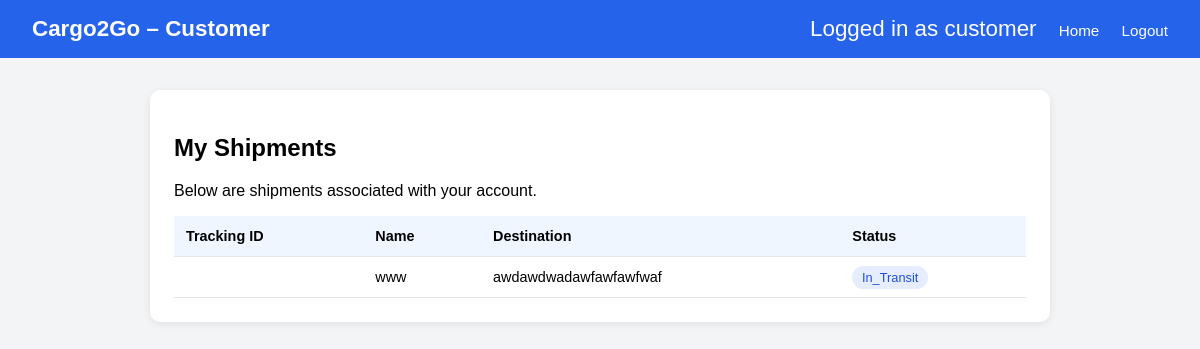
Page /customer/shipments/ (signed in) on the earlier database version.
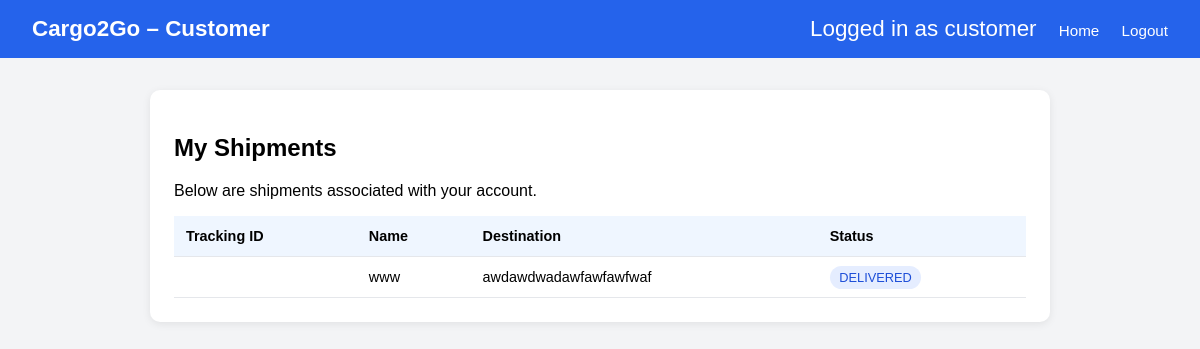
Same page on the later database version.
### shipments/models.py (models this page shows, shortened)
class Shipments(models.Model):
    shipment_name = models.CharField(max_length=50)
    Status_choices = [
        ('In_Transit', 'In Transit'),
        ('At_Warehouse', 'At warehouse'),
        ('Deliver', "Out for Delivery"),
        ('Delivered', "Delivered")
    ]
    status = models.CharField(choices=Status_choices, default="At_Warehouse", max_length=20)
    assigned_driver = models.ForeignKey(User, null=True, blank=True, on_delete=models.SET_NULL, related_name="assigned_shipments")
    customer = models.ForeignKey(User, null=True, blank=True, on_delete=models.SET_NULL, related_name="customer_shipments")
    tracking_id = models.CharField(max_length=20, unique=True, validators=[RegexValidator(regex=r"^[A-Z0-9-]+$", message="Tracking ID input invalid.")])
    destination = models.TextField()

### shipments/views.py (the view)
# urls.py: path("customer/shipments/", shipment_views.customer_shipments, name="customer_shipments")
@login_required
@group_required("Customer")
def customer_shipments(request):
    shipments = Shipments.objects.filter(customer = request.user)
    return render(request, "customerlist.html", {"shipments": shipments})

### templates/customerlist.html (shortened to what this page needs)
<!DOCTYPE html>
<html lang="en">
<head>
</head>
<body>
<header>
    <div class="brand">Cargo2Go – Customer</div>
    <div class="actions">
        <span>Logged in as {{ user.username }}</span>
        <a href="{% url 'home' %}">Home</a>
        <a href="{% url 'logout' %}">Logout</a>
    </div>
</header>
<div class="container">
    <div class="card">
        <h2>My Shipments</h2>
        <p>Below are shipments associated with your account.</p>
        {% if shipments %}
            <table>
                <thead>
                    <tr>
                        <th>Tracking ID</th>
                        <th>Name</th>
                        <th>Destination</th>
                        <th>Status</th>
                    </tr>
                </thead>
                <tbody>
                    {% for shipment in shipments %}
                        <tr>
                            <td>{{ shipment.tracking_ID }}</td>
                            <td>{{ shipment.shipment_name }}</td>
                            <td>{{ shipment.destination }}</td>
                            <td><span class="status-pill">{{ shipment.status }}</span></td>
                        </tr>
                    {% endfor %}
                </tbody>
            </table>
        {% else %}
            <p>You currently have no shipments.</p>
        {% endif %}
    </div>
</div>
</body>
</html>

Differences in the rows shown:
changed Shipments "www": status "In_Transit" → "DELIVERED"
